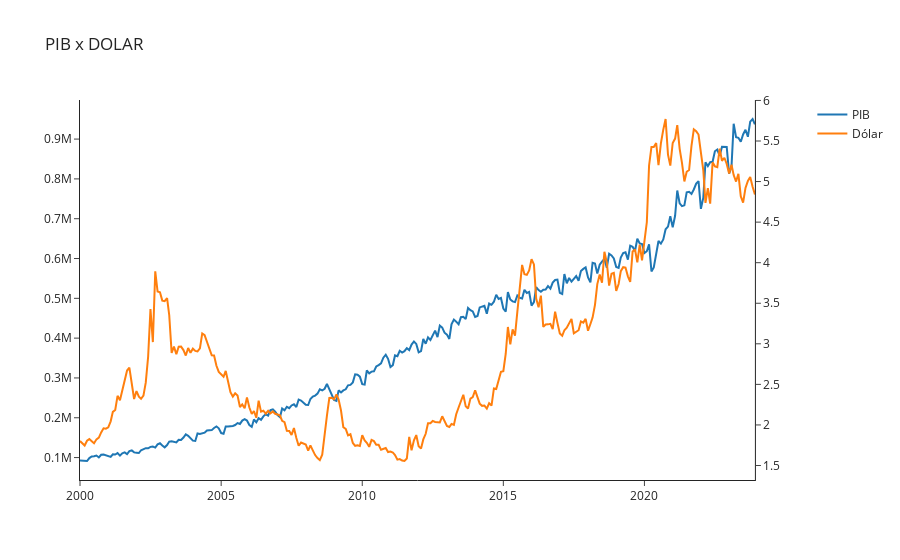

Notebook code for this chart:
### Markdown cell above
### PIB x Dólar

### Code cell
fig = make_subplots(cols=1, rows=1, specs=[[{'secondary_y':True}]])
fig.add_trace(go.Scatter(name= 'PIB', x=macros.index, y=macros['PIB']), col=1, row=1)
fig.add_trace(go.Scatter(name=  'Dólar', x=macros.index, y=macros['DOLAR']), col=1, row=1, secondary_y=True)
fig.update_layout(template="simple_white", title_text = 'PIB x DOLAR')

### Figure 1 — Plotly figure (JSON) as saved in the notebook; plotly's stock layout.template omitted (floating-point values rounded to 4 significant figures; data arrays with more than 128 entries replaced by an {"elided": "..."} marker saying what was removed)
{"data": [{"name": "PIB", "type": "scatter", "x": {"elided": "288 str values"}, "xaxis": "x", "y": {"elided": "288 float values"}, "yaxis": "y"}, {"name": "Dólar", "type": "scatter", "x": {"elided": "288 str values"}, "xaxis": "x", "y": {"elided": "288 float values"}, "yaxis": "y2"}], "layout": {"title": {"text": "PIB x DOLAR"}, "xaxis": {"anchor": "y", "domain": [0, 0.94]}, "yaxis": {"anchor": "x", "domain": [0, 1]}, "yaxis2": {"anchor": "x", "overlaying": "y", "side": "right"}}}
